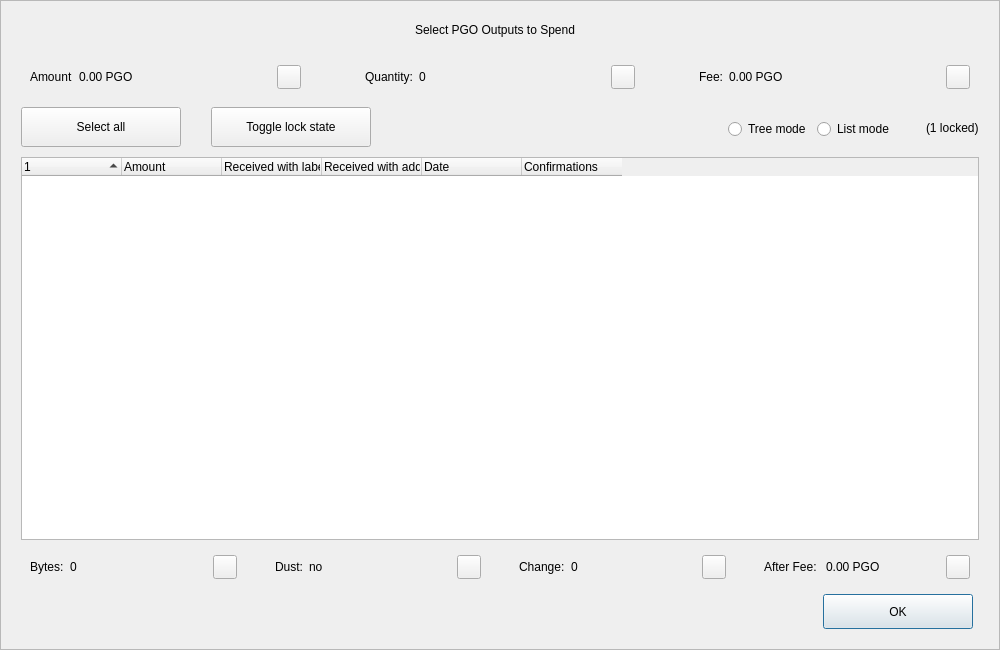
<?xml version="1.0" encoding="UTF-8"?>
<ui version="4.0">
 <class>CoinControlDialog</class>
 <widget class="QDialog" name="CoinControlDialog">
  <property name="geometry">
   <rect>
    <x>0</x>
    <y>0</y>
    <width>1000</width>
    <height>650</height>
   </rect>
  </property>
  <property name="minimumSize">
   <size>
    <width>950</width>
    <height>650</height>
   </size>
  </property>
  <property name="windowTitle">
   <string>Coin Selection</string>
  </property>
  <property name="styleSheet">
   <string notr="true"/>
  </property>
  <layout class="QVBoxLayout" name="verticalLayout">
   <property name="spacing">
    <number>0</number>
   </property>
   <property name="leftMargin">
    <number>0</number>
   </property>
   <property name="topMargin">
    <number>0</number>
   </property>
   <property name="rightMargin">
    <number>0</number>
   </property>
   <property name="bottomMargin">
    <number>0</number>
   </property>
   <item>
    <widget class="QFrame" name="frameContainer">
     <property name="toolTipDuration">
      <number>0</number>
     </property>
     <property name="frameShape">
      <enum>QFrame::StyledPanel</enum>
     </property>
     <property name="frameShadow">
      <enum>QFrame::Raised</enum>
     </property>
     <layout class="QVBoxLayout" name="verticalLayout_2">
      <property name="leftMargin">
       <number>0</number>
      </property>
      <property name="rightMargin">
       <number>0</number>
      </property>
      <property name="bottomMargin">
       <number>20</number>
      </property>
      <item>
       <layout class="QHBoxLayout" name="horizontalLayout_12">
        <property name="spacing">
         <number>0</number>
        </property>
        <property name="leftMargin">
         <number>20</number>
        </property>
        <property name="rightMargin">
         <number>30</number>
        </property>
        <item>
         <spacer name="horizontalSpacer_4">
          <property name="orientation">
           <enum>Qt::Horizontal</enum>
          </property>
          <property name="sizeHint" stdset="0">
           <size>
            <width>40</width>
            <height>20</height>
           </size>
          </property>
         </spacer>
        </item>
        <item>
         <widget class="QLabel" name="labelTitle">
          <property name="minimumSize">
           <size>
            <width>0</width>
            <height>40</height>
           </size>
          </property>
          <property name="maximumSize">
           <size>
            <width>16777215</width>
            <height>40</height>
           </size>
          </property>
          <property name="text">
           <string>Select PGO Outputs to Spend</string>
          </property>
          <property name="alignment">
           <set>Qt::AlignCenter</set>
          </property>
          <property name="margin">
           <number>7</number>
          </property>
         </widget>
        </item>
        <item>
         <spacer name="horizontalSpacer_5">
          <property name="orientation">
           <enum>Qt::Horizontal</enum>
          </property>
          <property name="sizeHint" stdset="0">
           <size>
            <width>40</width>
            <height>20</height>
           </size>
          </property>
         </spacer>
        </item>
       </layout>
      </item>
      <item>
       <layout class="QHBoxLayout" name="horizontalLayout_8">
        <property name="leftMargin">
         <number>20</number>
        </property>
        <property name="rightMargin">
         <number>20</number>
        </property>
        <item>
         <widget class="QWidget" name="layoutAmount" native="true">
          <layout class="QHBoxLayout" name="horizontalLayout_9" stretch="0,1,0">
           <item>
            <widget class="QLabel" name="labelCoinControlAmountText">
             <property name="text">
              <string>Amount</string>
             </property>
            </widget>
           </item>
           <item>
            <widget class="QLabel" name="labelCoinControlAmount">
             <property name="text">
              <string>0.00 PGO</string>
             </property>
            </widget>
           </item>
           <item alignment="Qt::AlignHCenter|Qt::AlignVCenter">
            <widget class="QPushButton" name="pushButtonAmount">
             <property name="minimumSize">
              <size>
               <width>0</width>
               <height>24</height>
              </size>
             </property>
             <property name="maximumSize">
              <size>
               <width>24</width>
               <height>26</height>
              </size>
             </property>
             <property name="focusPolicy">
              <enum>Qt::NoFocus</enum>
             </property>
             <property name="styleSheet">
              <string notr="true">padding-bottom:2px;
padding-right:4px;</string>
             </property>
             <property name="text">
              <string/>
             </property>
            </widget>
           </item>
          </layout>
         </widget>
        </item>
        <item>
         <spacer name="horizontalSpacer_2">
          <property name="orientation">
           <enum>Qt::Horizontal</enum>
          </property>
          <property name="sizeType">
           <enum>QSizePolicy::Fixed</enum>
          </property>
          <property name="sizeHint" stdset="0">
           <size>
            <width>40</width>
            <height>20</height>
           </size>
          </property>
         </spacer>
        </item>
        <item>
         <widget class="QWidget" name="layoutQuantity" native="true">
          <layout class="QHBoxLayout" name="horizontalLayout_10" stretch="0,1,0">
           <item>
            <widget class="QLabel" name="labelCoinControlQuantityText">
             <property name="text">
              <string>Quantity:</string>
             </property>
            </widget>
           </item>
           <item>
            <widget class="QLabel" name="labelCoinControlQuantity">
             <property name="text">
              <string>0</string>
             </property>
            </widget>
           </item>
           <item alignment="Qt::AlignHCenter|Qt::AlignVCenter">
            <widget class="QPushButton" name="pushButtonQuantity">
             <property name="minimumSize">
              <size>
               <width>0</width>
               <height>24</height>
              </size>
             </property>
             <property name="maximumSize">
              <size>
               <width>24</width>
               <height>26</height>
              </size>
             </property>
             <property name="focusPolicy">
              <enum>Qt::NoFocus</enum>
             </property>
             <property name="styleSheet">
              <string notr="true">padding-bottom:2px;
               padding-right:4px;</string>
             </property>
             <property name="text">
              <string/>
             </property>
            </widget>
           </item>
          </layout>
         </widget>
        </item>
        <item>
         <spacer name="horizontalSpacer_22">
          <property name="orientation">
           <enum>Qt::Horizontal</enum>
          </property>
          <property name="sizeType">
           <enum>QSizePolicy::Fixed</enum>
          </property>
          <property name="sizeHint" stdset="0">
           <size>
            <width>40</width>
            <height>20</height>
           </size>
          </property>
         </spacer>
        </item>
        <item>
         <widget class="QWidget" name="layoutFee" native="true">
          <layout class="QHBoxLayout" name="horizontalLayout_11" stretch="0,1,0">
           <item>
            <widget class="QLabel" name="labelCoinControlFeeText">
             <property name="text">
              <string>Fee:</string>
             </property>
            </widget>
           </item>
           <item>
            <widget class="QLabel" name="labelCoinControlFee">
             <property name="text">
              <string>0.00 PGO</string>
             </property>
            </widget>
           </item>
           <item alignment="Qt::AlignHCenter|Qt::AlignVCenter">
            <widget class="QPushButton" name="pushButtonFee">
             <property name="minimumSize">
              <size>
               <width>0</width>
               <height>24</height>
              </size>
             </property>
             <property name="maximumSize">
              <size>
               <width>24</width>
               <height>26</height>
              </size>
             </property>
             <property name="focusPolicy">
              <enum>Qt::NoFocus</enum>
             </property>
             <property name="styleSheet">
              <string notr="true">padding-bottom:2px;
               padding-right:4px;</string>
             </property>
             <property name="text">
              <string/>
             </property>
            </widget>
           </item>
          </layout>
         </widget>
        </item>
       </layout>
      </item>
      <item>
       <widget class="QFrame" name="frame">
        <property name="minimumSize">
         <size>
          <width>0</width>
          <height>40</height>
         </size>
        </property>
        <property name="styleSheet">
         <string notr="true">#frame {
	border:0;
}</string>
        </property>
        <property name="frameShape">
         <enum>QFrame::StyledPanel</enum>
        </property>
        <property name="frameShadow">
         <enum>QFrame::Sunken</enum>
        </property>
        <layout class="QHBoxLayout" name="horizontalLayout">
         <property name="spacing">
          <number>0</number>
         </property>
         <property name="leftMargin">
          <number>20</number>
         </property>
         <property name="topMargin">
          <number>0</number>
         </property>
         <property name="rightMargin">
          <number>20</number>
         </property>
         <property name="bottomMargin">
          <number>0</number>
         </property>
         <item>
          <layout class="QHBoxLayout" name="horizontalLayoutPanel" stretch="0,0,0,0,0,0">
           <property name="spacing">
            <number>20</number>
           </property>
           <item>
            <widget class="QPushButton" name="pushButtonSelectAll">
             <property name="sizePolicy">
              <sizepolicy hsizetype="Maximum" vsizetype="Fixed">
               <horstretch>0</horstretch>
               <verstretch>0</verstretch>
              </sizepolicy>
             </property>
             <property name="minimumSize">
              <size>
               <width>160</width>
               <height>40</height>
              </size>
             </property>
             <property name="maximumSize">
              <size>
               <width>16777215</width>
               <height>40</height>
              </size>
             </property>
             <property name="text">
              <string>Select all</string>
             </property>
             <property name="checkable">
              <bool>true</bool>
             </property>
             <property name="checked">
              <bool>false</bool>
             </property>
             <property name="autoExclusive">
              <bool>false</bool>
             </property>
             <property name="autoDefault">
              <bool>false</bool>
             </property>
            </widget>
           </item>
           <item>
            <spacer name="horizontalSpacer_6">
             <property name="orientation">
              <enum>Qt::Horizontal</enum>
             </property>
             <property name="sizeType">
              <enum>QSizePolicy::Fixed</enum>
             </property>
             <property name="sizeHint" stdset="0">
              <size>
               <width>10</width>
               <height>20</height>
              </size>
             </property>
            </spacer>
           </item>
           <item>
            <widget class="QPushButton" name="pushButtonToggleLock">
             <property name="sizePolicy">
              <sizepolicy hsizetype="Maximum" vsizetype="Fixed">
               <horstretch>0</horstretch>
               <verstretch>0</verstretch>
              </sizepolicy>
             </property>
             <property name="minimumSize">
              <size>
               <width>160</width>
               <height>40</height>
              </size>
             </property>
             <property name="maximumSize">
              <size>
               <width>16777215</width>
               <height>40</height>
              </size>
             </property>
             <property name="text">
              <string>Toggle lock state</string>
             </property>
             <property name="checkable">
              <bool>true</bool>
             </property>
             <property name="autoExclusive">
              <bool>false</bool>
             </property>
             <property name="autoDefault">
              <bool>false</bool>
             </property>
            </widget>
           </item>
           <item>
            <spacer name="horizontalSpacer_7">
             <property name="orientation">
              <enum>Qt::Horizontal</enum>
             </property>
             <property name="sizeType">
              <enum>QSizePolicy::Expanding</enum>
             </property>
             <property name="sizeHint" stdset="0">
              <size>
               <width>30</width>
               <height>20</height>
              </size>
             </property>
            </spacer>
           </item>
           <item alignment="Qt::AlignRight">
            <widget class="QGroupBox" name="groupBox_2">
             <property name="styleSheet">
              <string notr="true">#groupBox_2 {
    background-color:transparent;
    border-radius:0;
}</string>
             </property>
             <property name="title">
              <string/>
             </property>
             <layout class="QHBoxLayout" name="horizontalLayout_14">
              <item>
               <widget class="QRadioButton" name="radioTreeMode">
                <property name="sizePolicy">
                 <sizepolicy hsizetype="Maximum" vsizetype="Fixed">
                  <horstretch>0</horstretch>
                  <verstretch>0</verstretch>
                 </sizepolicy>
                </property>
                <property name="text">
                 <string>Tree mode</string>
                </property>
               </widget>
              </item>
              <item>
               <widget class="QRadioButton" name="radioListMode">
                <property name="sizePolicy">
                 <sizepolicy hsizetype="Maximum" vsizetype="Fixed">
                  <horstretch>0</horstretch>
                  <verstretch>0</verstretch>
                 </sizepolicy>
                </property>
                <property name="text">
                 <string>List mode</string>
                </property>
                <property name="checked">
                 <bool>false</bool>
                </property>
               </widget>
              </item>
             </layout>
            </widget>
           </item>
           <item>
            <widget class="QLabel" name="labelLocked">
             <property name="text">
              <string>(1 locked)</string>
             </property>
            </widget>
           </item>
          </layout>
         </item>
        </layout>
       </widget>
      </item>
      <item>
       <layout class="QHBoxLayout" name="horizontalLayout_13">
        <property name="leftMargin">
         <number>20</number>
        </property>
        <property name="rightMargin">
         <number>20</number>
        </property>
        <item>
         <widget class="CoinControlTreeWidget" name="treeWidget">
          <property name="contextMenuPolicy">
           <enum>Qt::CustomContextMenu</enum>
          </property>
          <property name="styleSheet">
           <string notr="true"/>
          </property>
          <property name="sortingEnabled">
           <bool>false</bool>
          </property>
          <property name="columnCount">
           <number>6</number>
          </property>
          <attribute name="headerShowSortIndicator" stdset="0">
           <bool>true</bool>
          </attribute>
          <attribute name="headerStretchLastSection">
           <bool>false</bool>
          </attribute>
          <column>
           <property name="text">
            <string/>
           </property>
          </column>
          <column>
           <property name="text">
            <string>Amount</string>
           </property>
          </column>
          <column>
           <property name="text">
            <string>Received with label</string>
           </property>
          </column>
          <column>
           <property name="text">
            <string>Received with address</string>
           </property>
          </column>
          <column>
           <property name="text">
            <string>Date</string>
           </property>
          </column>
          <column>
           <property name="text">
            <string>Confirmations</string>
           </property>
           <property name="toolTip">
            <string>Confirmed</string>
           </property>
          </column>
         </widget>
        </item>
       </layout>
      </item>
      <item>
       <layout class="QHBoxLayout" name="horizontalLayout_3">
        <property name="spacing">
         <number>20</number>
        </property>
        <property name="leftMargin">
         <number>20</number>
        </property>
        <property name="rightMargin">
         <number>20</number>
        </property>
        <item>
         <widget class="QWidget" name="layoutBytes" native="true">
          <layout class="QHBoxLayout" name="horizontalLayout_4" stretch="0,1,0">
           <item>
            <widget class="QLabel" name="labelCoinControlBytesText">
             <property name="text">
              <string>Bytes:</string>
             </property>
            </widget>
           </item>
           <item>
            <widget class="QLabel" name="labelCoinControlBytes">
             <property name="text">
              <string>0</string>
             </property>
            </widget>
           </item>
           <item alignment="Qt::AlignHCenter|Qt::AlignVCenter">
            <widget class="QPushButton" name="pushButtonBytes">
             <property name="minimumSize">
              <size>
               <width>0</width>
               <height>24</height>
              </size>
             </property>
             <property name="maximumSize">
              <size>
               <width>24</width>
               <height>26</height>
              </size>
             </property>
             <property name="focusPolicy">
              <enum>Qt::NoFocus</enum>
             </property>
             <property name="styleSheet">
              <string notr="true">padding-bottom:2px;
               padding-right:4px;</string>
             </property>
             <property name="text">
              <string/>
             </property>
            </widget>
           </item>
          </layout>
         </widget>
        </item>
        <item>
         <widget class="QWidget" name="layoutDust" native="true">
          <layout class="QHBoxLayout" name="horizontalLayout_5" stretch="0,1,0">
           <item>
            <widget class="QLabel" name="labelCoinControlLowOutputText">
             <property name="text">
              <string>Dust:</string>
             </property>
            </widget>
           </item>
           <item>
            <widget class="QLabel" name="labelCoinControlLowOutput">
             <property name="text">
              <string>no</string>
             </property>
            </widget>
           </item>
           <item alignment="Qt::AlignHCenter|Qt::AlignVCenter">
            <widget class="QPushButton" name="pushButtonDust">
             <property name="minimumSize">
              <size>
               <width>0</width>
               <height>24</height>
              </size>
             </property>
             <property name="maximumSize">
              <size>
               <width>24</width>
               <height>26</height>
              </size>
             </property>
             <property name="focusPolicy">
              <enum>Qt::NoFocus</enum>
             </property>
             <property name="styleSheet">
              <string notr="true">padding-bottom:2px;
               padding-right:4px;</string>
             </property>
             <property name="text">
              <string/>
             </property>
            </widget>
           </item>
          </layout>
         </widget>
        </item>
        <item>
         <widget class="QWidget" name="layoutChange" native="true">
          <layout class="QHBoxLayout" name="horizontalLayout_6" stretch="0,1,0">
           <item>
            <widget class="QLabel" name="labelCoinControlChangeText">
             <property name="text">
              <string>Change:</string>
             </property>
            </widget>
           </item>
           <item>
            <widget class="QLabel" name="labelCoinControlChange">
             <property name="text">
              <string>0</string>
             </property>
            </widget>
           </item>
           <item alignment="Qt::AlignHCenter|Qt::AlignVCenter">
            <widget class="QPushButton" name="pushButtonChange">
             <property name="minimumSize">
              <size>
               <width>0</width>
               <height>24</height>
              </size>
             </property>
             <property name="maximumSize">
              <size>
               <width>24</width>
               <height>26</height>
              </size>
             </property>
             <property name="focusPolicy">
              <enum>Qt::NoFocus</enum>
             </property>
             <property name="styleSheet">
              <string notr="true">padding-bottom:2px;
               padding-right:4px;</string>
             </property>
             <property name="text">
              <string/>
             </property>
            </widget>
           </item>
          </layout>
         </widget>
        </item>
        <item>
         <widget class="QWidget" name="layoutAfter" native="true">
          <layout class="QHBoxLayout" name="horizontalLayout_7" stretch="0,1,0">
           <item>
            <widget class="QLabel" name="labelCoinControlAfterFeeText">
             <property name="text">
              <string>After Fee: </string>
             </property>
            </widget>
           </item>
           <item>
            <widget class="QLabel" name="labelCoinControlAfterFee">
             <property name="text">
              <string>0.00 PGO</string>
             </property>
            </widget>
           </item>
           <item alignment="Qt::AlignHCenter|Qt::AlignVCenter">
            <widget class="QPushButton" name="pushButtonAlterFee">
             <property name="minimumSize">
              <size>
               <width>0</width>
               <height>24</height>
              </size>
             </property>
             <property name="maximumSize">
              <size>
               <width>24</width>
               <height>26</height>
              </size>
             </property>
             <property name="focusPolicy">
              <enum>Qt::NoFocus</enum>
             </property>
             <property name="styleSheet">
              <string notr="true">padding-bottom:2px;
               padding-right:4px;</string>
             </property>
             <property name="text">
              <string/>
             </property>
            </widget>
           </item>
          </layout>
         </widget>
        </item>
       </layout>
      </item>
      <item>
       <layout class="QHBoxLayout" name="horizontalLayout_2">
        <property name="spacing">
         <number>0</number>
        </property>
        <property name="leftMargin">
         <number>20</number>
        </property>
        <property name="rightMargin">
         <number>26</number>
        </property>
        <item>
         <spacer name="horizontalSpacer_3">
          <property name="orientation">
           <enum>Qt::Horizontal</enum>
          </property>
          <property name="sizeHint" stdset="0">
           <size>
            <width>558</width>
            <height>20</height>
           </size>
          </property>
         </spacer>
        </item>
        <item>
         <widget class="QPushButton" name="pushButtonOk">
          <property name="minimumSize">
           <size>
            <width>150</width>
            <height>35</height>
           </size>
          </property>
          <property name="text">
           <string>OK</string>
          </property>
         </widget>
        </item>
       </layout>
      </item>
     </layout>
    </widget>
   </item>
  </layout>
 </widget>
 <customwidgets>
  <customwidget>
   <class>CoinControlTreeWidget</class>
   <extends>QTreeWidget</extends>
   <header>coincontroltreewidget.h</header>
  </customwidget>
 </customwidgets>
 <resources/>
 <connections/>
</ui>
